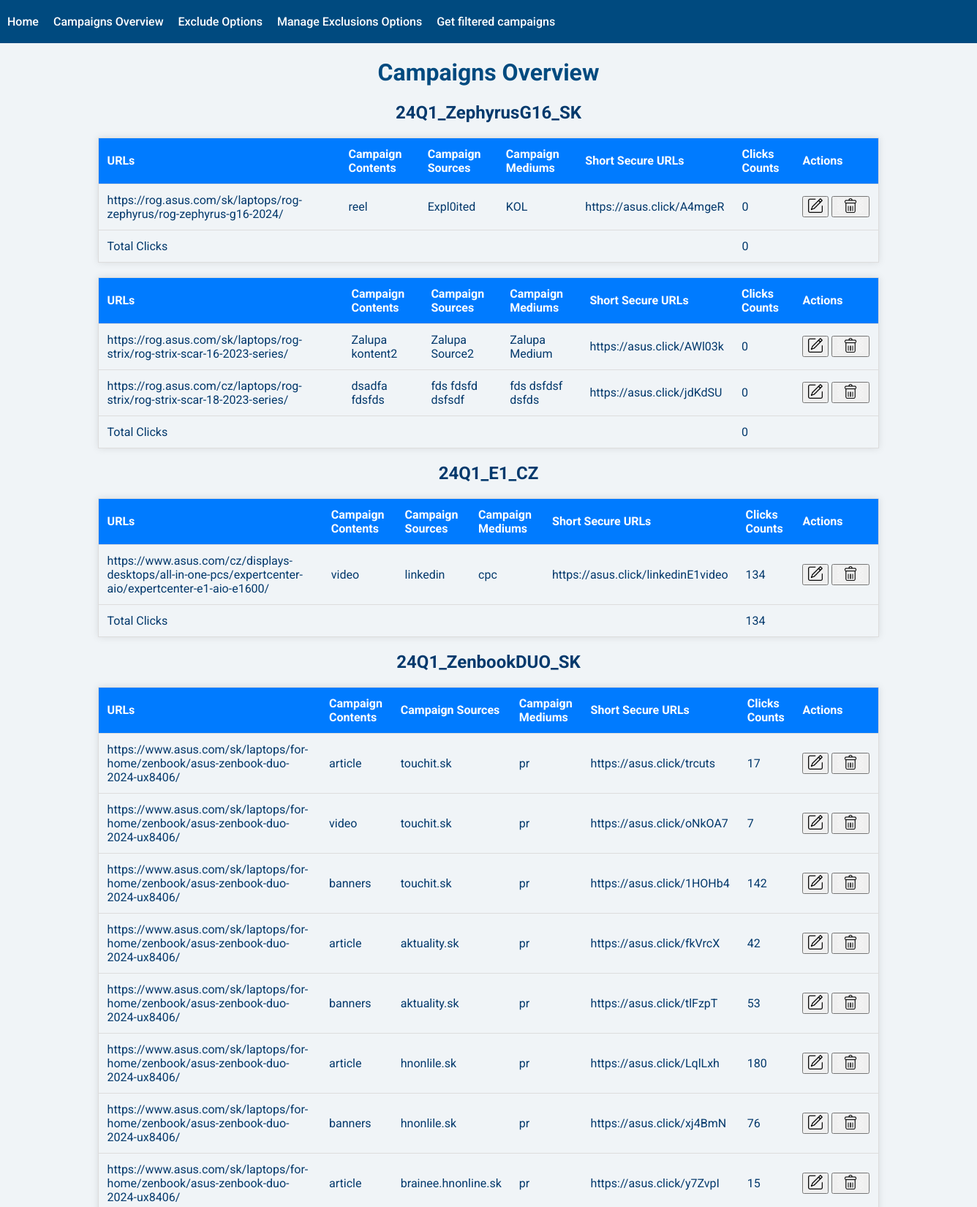
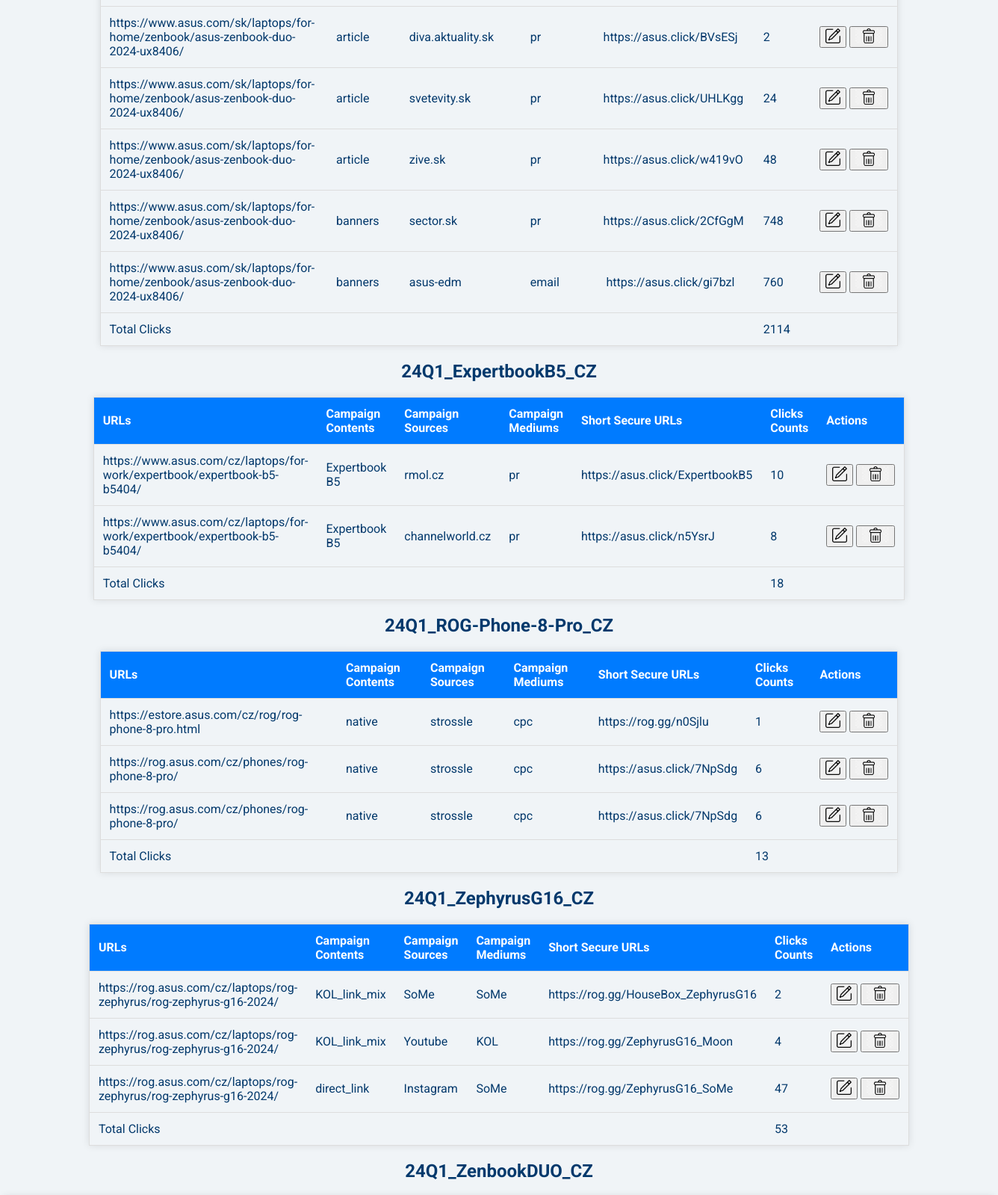
Page /campaigns (upper part) on the committed database (2 pictures, top to bottom).
### models/models.py (models this page shows)
class UTMLink(db.Model):
    id = db.Column(db.Integer, primary_key=True)
    url = db.Column(db.String(255), nullable=False)
    campaign_content = db.Column(db.String(50), nullable=True)
    campaign_source = db.Column(db.String(50), nullable=False)
    campaign_medium = db.Column(db.String(50), nullable=False)
    campaign_name = db.Column(db.String(50), nullable=False)
    domain = db.Column(db.String(20), nullable=False)
    slug = db.Column(db.String(50), nullable=False)
    short_id = db.Column(db.String(20), nullable=True)
    short_secure_url = db.Column(db.String(20), nullable=True)
    clicks_count = db.Column(db.Integer, default=0)

### routes/main_routes.py (the view)
@main.route('/campaigns', methods=['GET'])
def campaigns():
    grouped_campaigns = db.session.query(
        UTMLink.campaign_name,
        func.group_concat(UTMLink.url).label('urls'),
        func.group_concat(UTMLink.campaign_content).label('campaign_contents'),
        func.group_concat(UTMLink.campaign_source).label('campaign_sources'),
        func.group_concat(UTMLink.campaign_medium).label('campaign_mediums'),
        func.group_concat(UTMLink.domain).label('domains'),
        func.group_concat(UTMLink.slug).label('slugs'),
        func.group_concat(UTMLink.short_id).label('short_ids'),
        func.group_concat(UTMLink.short_secure_url).label('short_secure_urls'),
        func.group_concat(UTMLink.clicks_count).label('clicks_counts'),
        func.sum(cast(UTMLink.clicks_count, Integer)).label('total_clicks')
    ).group_by(UTMLink.campaign_name).order_by(desc(UTMLink.id)).all()
    return render_template('campaigns.html', grouped_campaigns=grouped_campaigns)

### templates/campaigns.html (shortened to what this page needs)
{% extends "base.html" %}
{% block head %}
<link rel="stylesheet" href="{{ url_for('static', filename='css/overview.css') }}">
<link rel="stylesheet" href="https://cdnjs.cloudflare.com/ajax/libs/font-awesome/5.15.3/css/all.min.css">
{% endblock %}
{% block content %}
    <h1>Campaigns Overview</h1>
    {% for campaign_data in grouped_campaigns %}
        <h2>{{ campaign_data.campaign_name }}</h2>
        <table>
            <thead>
                <tr>
                    <th>URLs</th>
                    <th>Campaign Contents</th>
                    <th>Campaign Sources</th>
                    <th>Campaign Mediums</th>
                    <th>Short Secure URLs</th>
                    <th>Clicks Counts</th>
                    <th>Actions</th>
                </tr>
            </thead>
            <tbody>
                {% set urls_list = campaign_data.urls.split(',') %}
                {% set campaign_contents_list = campaign_data.campaign_contents.split(',') %}
                {% set campaign_sources_list = campaign_data.campaign_sources.split(',') %}
                {% set campaign_mediums_list = campaign_data.campaign_mediums.split(',') %}
                {% set short_secure_urls_list = campaign_data.short_secure_urls.split(',') %}
                {% set short_ids_list = campaign_data.short_ids.split(',') %}
                {% set clicks_counts_list = campaign_data.clicks_counts.split(',') %}
                {% for i in range(urls_list | length) %}
                    <tr id="row-{{ short_ids_list[i] }}">
                        <td>{{ urls_list[i] }}</td>
                        <td>{{ campaign_contents_list[i] }}</td>
                        <td>{{ campaign_sources_list[i] }}</td>
                        <td>{{ campaign_mediums_list[i] }}</td>
                        <td>{{ short_secure_urls_list[i] }}</td>
                        <td>{{ clicks_counts_list[i] }}</td>
                        <td>
                            <button class="edit-btn" data-id="{{ short_ids_list[i] }}"><img src="static\images\edit.png" alt="Edit"></button>
                            <button class="delete-btn" data-id="{{ short_ids_list[i] }}"><img src="static\images\delete.png" alt="Delete"></button>
                        </td>
                    </tr>
                {% endfor %}
                <tr class="total-clicks">
                    <td colspan="5">Total Clicks</td>
                    <td>{{ campaign_data.total_clicks }}</td>
                </tr>
            </tbody>
        </table>
    {% endfor %}
{% endblock %}

### templates/base.html (shortened to what this page needs)
<!DOCTYPE html>
<html lang="en">
<head>
    <link rel="stylesheet" href="{{ url_for('static', filename='css/styles.css') }}">
    {% block head %}{% endblock %}
</head>
<body>
    {% include 'header.html' %}
    {% block content %}{% endblock %}
</body>
</html>

### templates/header.html
<div class="header">
    <a href="{{ url_for('main.index') }}">Home</a>
    <a href="{{ url_for('main.campaigns') }}">Campaigns Overview</a>
    <a href="{{ url_for('main.exclude_options') }}">Exclude Options</a>
    <a href="{{ url_for('main.manage_exclusions') }}">Manage Exclusions Options</a>
    <a href="{{ url_for('main.filter_setting')}}">Get filtered campaigns</a>
</div>

### static/css/styles.css (style rules this page uses)
body { font-family: 'Roboto', sans-serif; background-color: #ffffff; margin: 0; padding: 0; color: #004A7F; }
.header { background-color: #004A7F; color: #ffffff; padding: 20px 10px; display: flex; align-items: center; justify-content: flex-start; font-family: 'Roboto', sans-serif; }
.header a, .header span.campaign-name { color: #ffffff; text-decoration: none; margin-right: 20px; font-weight: 500; font-family: 'Roboto', sans-serif; }
h1 { color: #004A7F; text-align: center; }

### static/css/overview.css (style rules this page uses)
body { margin: 0; padding: 0; font-family: 'Roboto', sans-serif; background-color: #f0f4f7; color: #03396c; }
.header { background-color: #004A7F; color: #ffffff; padding: 20px 10px; display: flex; align-items: center; justify-content: flex-start; font-family: 'Roboto', sans-serif; }
img { height: 20px; }
.header a, .header span.campaign-name { color: #ffffff; text-decoration: none; margin-right: 20px; font-weight: 500; font-family: 'Roboto', sans-serif; }
h1, h2 { text-align: center; }
table { width: 80%; margin: 20px auto; border-collapse: collapse; border: 1px solid #ddd; box-shadow: 0 0 10px rgba(0, 0, 0, 0.1); }
th, td { padding: 12px; text-align: left; border-bottom: 1px solid #ddd; width: auto; }
table td:last-child { white-space: nowrap; }
th { background-color: #007BFF; color: white; }

### rows in the picture
UTMLink: campaign_name "24Q1_ZephyrusG16_SK", url "https://rog.asus.com/sk/laptops/rog-zephyrus/rog-zephyrus-g16-2024/", campaign_content "reel", campaign_source "Expl0ited", campaign_medium "KOL", short_secure_url "https://asus.click/A4mgeR", clicks_count "0", total_clicks "0"
UTMLink: url "https://rog.asus.com/sk/laptops/rog-strix/rog-strix-scar-16-2023-series/", campaign_content "Zalupa kontent2", campaign_source "Zalupa Source2", campaign_medium "Zalupa Medium", short_secure_url "https://asus.click/AWl03k", clicks_count "0"
UTMLink: url "https://rog.asus.com/cz/laptops/rog-strix/rog-strix-scar-18-2023-series/", campaign_content "dsadfa fdsfds", campaign_source "fds fdsfd dsfsdf", campaign_medium "fds dsfdsf dsfds", short_secure_url "https://asus.click/jdKdSU", clicks_count "0"
UTMLink: campaign_name "24Q1_E1_CZ", url "https://www.asus.com/cz/displays-desktops/all-in-one-pcs/expertcenter-aio/expertcenter-e1-aio-e1600/", campaign_content "video", campaign_source "linkedin", campaign_medium "cpc", short_secure_url "https://asus.click/linkedinE1video", clicks_count "134", total_clicks "134"
UTMLink: url "https://www.asus.com/sk/laptops/for-home/zenbook/asus-zenbook-duo-2024-ux8406/", campaign_content "article", campaign_source "touchit.sk", campaign_medium "pr", short_secure_url "https://asus.click/trcuts", clicks_count "17"
UTMLink: url "https://www.asus.com/sk/laptops/for-home/zenbook/asus-zenbook-duo-2024-ux8406/", campaign_content "video", campaign_source "touchit.sk", campaign_medium "pr", short_secure_url "https://asus.click/oNkOA7", clicks_count "7"
UTMLink: url "https://www.asus.com/sk/laptops/for-home/zenbook/asus-zenbook-duo-2024-ux8406/", campaign_content "banners", campaign_source "touchit.sk", campaign_medium "pr", short_secure_url "https://asus.click/1HOHb4", clicks_count "142"
UTMLink: url "https://www.asus.com/sk/laptops/for-home/zenbook/asus-zenbook-duo-2024-ux8406/", campaign_content "article", campaign_source "aktuality.sk", campaign_medium "pr", short_secure_url "https://asus.click/fkVrcX", clicks_count "42"
UTMLink: url "https://www.asus.com/sk/laptops/for-home/zenbook/asus-zenbook-duo-2024-ux8406/", campaign_content "banners", campaign_source "aktuality.sk", campaign_medium "pr", short_secure_url "https://asus.click/tlFzpT", clicks_count "53"
UTMLink: url "https://www.asus.com/sk/laptops/for-home/zenbook/asus-zenbook-duo-2024-ux8406/", campaign_content "article", campaign_source "hnonlile.sk", campaign_medium "pr", short_secure_url "https://asus.click/LqlLxh", clicks_count "180"
UTMLink: url "https://www.asus.com/sk/laptops/for-home/zenbook/asus-zenbook-duo-2024-ux8406/", campaign_content "banners", campaign_source "hnonlile.sk", campaign_medium "pr", short_secure_url "https://asus.click/xj4BmN", clicks_count "76"
UTMLink: url "https://www.asus.com/sk/laptops/for-home/zenbook/asus-zenbook-duo-2024-ux8406/", campaign_content "article", campaign_source "brainee.hnonline.sk", campaign_medium "pr", short_secure_url "https://asus.click/y7ZvpI", clicks_count "15"
UTMLink: url "https://www.asus.com/sk/laptops/for-home/zenbook/asus-zenbook-duo-2024-ux8406/", campaign_content "article", campaign_source "diva.aktuality.sk", campaign_medium "pr", short_secure_url "https://asus.click/BVsESj", clicks_count "2"
UTMLink: url "https://www.asus.com/sk/laptops/for-home/zenbook/asus-zenbook-duo-2024-ux8406/", campaign_content "article", campaign_source "svetevity.sk", campaign_medium "pr", short_secure_url "https://asus.click/UHLKgg", clicks_count "24"
UTMLink: url "https://www.asus.com/sk/laptops/for-home/zenbook/asus-zenbook-duo-2024-ux8406/", campaign_content "article", campaign_source "zive.sk", campaign_medium "pr", short_secure_url "https://asus.click/w419vO", clicks_count "48"
UTMLink: url "https://www.asus.com/sk/laptops/for-home/zenbook/asus-zenbook-duo-2024-ux8406/", campaign_content "banners", campaign_source "sector.sk", campaign_medium "pr", short_secure_url "https://asus.click/2CfGgM", clicks_count "748"
UTMLink: url "https://www.asus.com/sk/laptops/for-home/zenbook/asus-zenbook-duo-2024-ux8406/", campaign_content "banners", campaign_source "asus-edm", campaign_medium "email", short_secure_url "https://asus.click/gi7bzl", clicks_count "760"
UTMLink: url "https://www.asus.com/cz/laptops/for-work/expertbook/expertbook-b5-b5404/", campaign_content "Expertbook B5", campaign_source "rmol.cz", campaign_medium "pr", short_secure_url "https://asus.click/ExpertbookB5", clicks_count "10"
UTMLink: url "https://www.asus.com/cz/laptops/for-work/expertbook/expertbook-b5-b5404/", campaign_content "Expertbook B5", campaign_source "channelworld.cz", campaign_medium "pr", short_secure_url "https://asus.click/n5YsrJ", clicks_count "8"
UTMLink: url "https://estore.asus.com/cz/rog/rog-phone-8-pro.html", campaign_content "native", campaign_source "strossle", campaign_medium "cpc", short_secure_url "https://rog.gg/n0Sjlu", clicks_count "1"
UTMLink: url "https://rog.asus.com/cz/laptops/rog-zephyrus/rog-zephyrus-g16-2024/", campaign_content "KOL_link_mix", campaign_sources_list "SoMe", campaign_mediums_list "SoMe", short_secure_url "https://rog.gg/HouseBox_ZephyrusG16", clicks_count "2"
UTMLink: url "https://rog.asus.com/cz/laptops/rog-zephyrus/rog-zephyrus-g16-2024/", campaign_content "KOL_link_mix", campaign_source "Youtube", campaign_medium "KOL", short_secure_url "https://rog.gg/ZephyrusG16_Moon", clicks_count "4"
UTMLink: url "https://rog.asus.com/cz/laptops/rog-zephyrus/rog-zephyrus-g16-2024/", campaign_content "direct_link", campaign_source "Instagram", campaign_medium "SoMe", short_secure_url "https://rog.gg/ZephyrusG16_SoMe", clicks_count "47"

### other values in the picture
{{ campaign_data.total_clicks }} "0" "2114" "18" "13" "53"
{{ campaign_data.campaign_name }} "24Q1_ZenbookDUO_SK" "24Q1_ExpertbookB5_CZ" "24Q1_ROG-Phone-8-Pro_CZ" "24Q1_ZephyrusG16_CZ" "24Q1_ZenbookDUO_CZ"
{{ urls_list[i] }} "https://rog.asus.com/cz/phones/rog-phone-8-pro/" "https://rog.asus.com/cz/phones/rog-phone-8-pro/"
{{ campaign_contents_list[i] }} "native" "native"
{{ campaign_sources_list[i] }} "strossle" "strossle"
{{ campaign_mediums_list[i] }} "cpc" "cpc"
{{ short_secure_urls_list[i] }} "https://asus.click/7NpSdg" "https://asus.click/7NpSdg"
{{ clicks_counts_list[i] }} "6" "6"
